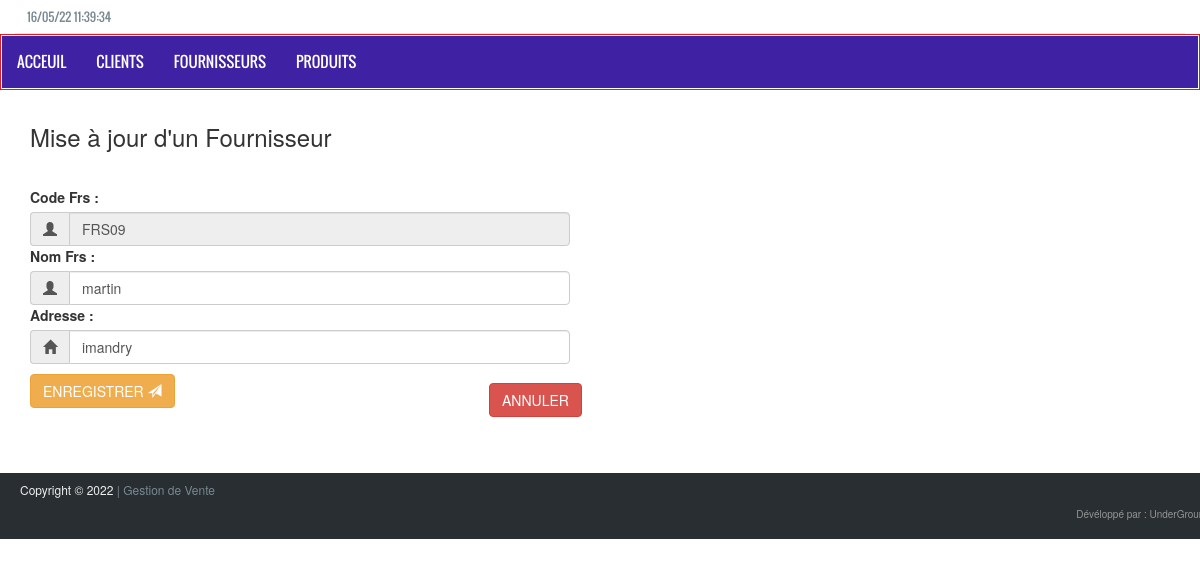
Page /Views/FournisseurView/formUpdateFrs.php?codefrs=FRS09 on the committed database.
### tables this page shows
CREATE TABLE IF NOT EXISTS `fournisseur` (
  `codeFrs` varchar(11) NOT NULL,
  `nomFrs` char(55) DEFAULT NULL,
  `adresseFrs` char(55) DEFAULT NULL,
  PRIMARY KEY (`codeFrs`)
);

### Modeles/FournisseurModele/FournisseurManager.php (called while the page is built, shortened)
<?php
class FournisseurManager{
  private $pdo;
  public function __construct(){
    $this->pdo = new PDO('mysql:host=localhost;dbname=gestiondevente','root' ,'',array(PDO::ATTR_ERRMODE => PDO::ERRMODE_EXCEPTION));
  }
  public function readFournisseur($codeFrs)
  {
    $this->pdoStatement= $this->pdo->prepare('SELECT codeFrs,nomFrs,adresseFrs FROM FOURNISSEUR WHERE
      codeFrs=:codeFrs');
    $this->pdoStatement->bindValue(':codeFrs',$codeFrs,PDO::PARAM_STR);
    $executeIsOk = $this->pdoStatement->execute();
    if ($executeIsOk) {
      $fournisseur = $this->pdoStatement->fetchObject('FOURNISSEUR');
      if($fournisseur === false){
        return null;
      }else {
        return $fournisseur;
      }
    }
  }
}
?>

### Modeles/FournisseurModele/Fournisseur.php (called while the page is built, shortened)
<?php
	class Fournisseur{
		private $codeFrs;
		private $nomFrs;
		private $adresseFrs;
	public function getCodeFrs()
	{
		return $this->codeFrs;
	}
	public function getNomFrs()
	{
		return $this->nomFrs;
	}
	public function getAdresseFrs()
	{
		return $this->adresseFrs;
	}
}
 ?>

### Views/FournisseurView/formUpdateFrs.php (the view, shortened to what this page needs)
<?php
  require_once'../../Modeles/FournisseurModele/FournisseurManager.php';
  require_once'../../Modeles/FournisseurModele/Fournisseur.php';
  $fournisseurManager = new FournisseurManager();
  $fournisseur = $fournisseurManager->readFournisseur($_GET['codefrs']);
?>
 <!DOCTYPE html>
 <html>
 <head>
 </head>
 <body>
   <?php require_once'../../assets/include/Entete.php'; ?>
   <form class="" action="../../Controleurs/FournisseurControleur/UpdateFournisseur.php" method="post" style="margin-top : 60px;">
      <div class="container spacer col-md-6 col-xs-12 col-md-offset-3>
        <div class="panel panel-info">
          <div class="panel-heading"><h3>Mise à jour d'un Fournisseur</h3></div>
            <div class="panel-body">
              <div class="form-group">
                <label for="" class="control-label">Code Frs :</label>
                <div class="input-group" >
                  <span class="input-group-addon"><i class="glyphicon glyphicon-user"></i></span>
                <input type="text" disabled="" name="codefrs" value="<?=$fournisseur->getCodeFrs()?>" class="form-control">
                </div>
                <label for="" class="control-label">Nom Frs :</label>
                <div class="input-group">
                  <span class="input-group-addon"><i class="glyphicon glyphicon-user"></i></span>
                <input type="text" required="" name="nomfrs" value="<?=$fournisseur->getNomFrs()?>" class="form-control">
                </div>
                <label for="" class="control-label"> Adresse :</label>
                <div class="input-group">
                  <span class="input-group-addon"><i class="glyphicon glyphicon-home"></i></span>
                <input type="text" required="" name="adressefrs" value="<?=$fournisseur->getAdresseFrs()?>" class="form-control">
                </div>
                <div class="form-group">
                  <button type="submit" class="btn btn-warning" style="margin-top: 10px;">ENREGISTRER <span class="glyphicon glyphicon-send"></span></button>
                </div>
                <div class="form-group"><a href="ReadAllFrs.php">
                  <button type="" class="btn btn-danger" style="margin-left: 85%;margin-top: -13%;">ANNULER <span class=""></span></button></a>
                </div>
              </div>
            </div>
          </div>
   </form>
   <?php require_once'../../assets/include/footer.php'; ?>

### assets/css/style.css (style rules this page uses)
body { background-color:#fff; color:#333; overflow-x:hidden !important }
a { text-decoration:none; color:#798992 }

### rows in the picture
fournisseur: codefrs "FRS09", nomfrs "martin", adressefrs "imandry"
